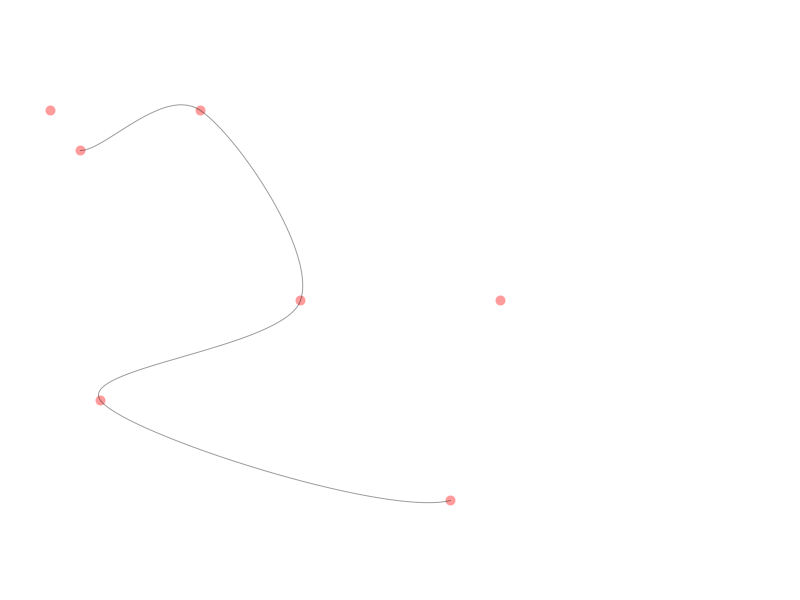
Frame 1 (no input)
Frame 60 (the mouse pressed at the canvas centre just before this capture): identical to frame 1, image omitted
Frame 120 (the mouse held since frame 60 and released just before this capture): identical to frame 1, image omitted

The Processing sketch that drew this single still picture (run headless with seeded random() and noise(); from frame 60 on, the mouse is pressed at the canvas centre):

// Processing sketch: s04e04Krzywe_1
// ── s04e04Krzywe_1.pde
int posX[] = { 50, 80, 200, 300, 100, 450, 500 };
int posY[] = { 110, 150, 110, 300, 400, 500, 300 };

void setup(){
  
  size( 800, 600 );
  noFill();
  
  
  
}

void draw(){
  
  background( 255 );
  
  int len = posX.length;
  
  // -- points -- 
  strokeWeight(10);
  stroke( 255, 0, 0, 100 );
  
  for( int i = 0; i < len; i ++ ){
  
    point( posX[ i ], posY[ i ] );
    
  }
  
  
 
  strokeWeight(1);
  stroke(0, 100);
  
  // -- polyline --
  //beginShape();
  
  //for( int i = 0; i < len; i ++ ){
  
  //  vertex( posX[ i ], posY[ i ] );
    
  //}
  
  //endShape();
  
  // -- spline --
  beginShape();
  
  for( int i = 0; i < len; i ++ ){
  
    curveVertex( posX[i], posY[i] );
    
  }
  
  endShape();
  
  
}
